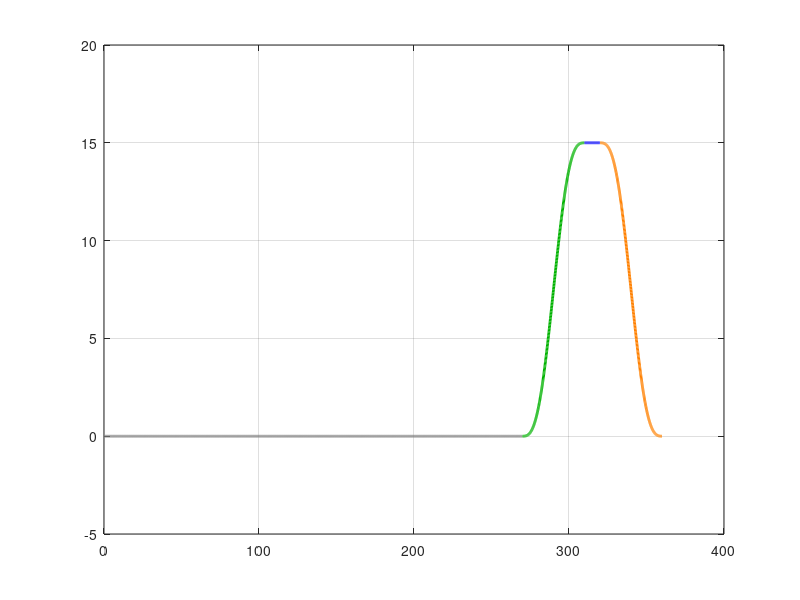

Write the MATLAB code that produced this figure. (Note: this script raises an error after producing the figure.)
% 参数设置
r0 = 30; % 基圆半径 (mm)
h = 15; % 最大升程 (mm)
theta_deg = 0:0.1:360; % 高精度转角采样（0.1°步长）
theta_rad = deg2rad(theta_deg);
Phi = [270, 40, 10, 40]; % [近休止°,推程°,远休止°,回程°]
n = length(theta_deg);
% 初始化位移数组
s = zeros(size(theta_deg));
ds_dtheta = zeros(1, length(theta_deg));
% 计算位移s(θ)（摆线运动规律）
for i = 1:length(theta_deg)
theta = theta_deg(i);
if theta < 270 % 近休止
s(i) = 0;
elseif theta < 310 % 推程阶段
t = (theta - 270) / 40;
s(i) = h * (t - (1/(2*pi)) * sin(2*pi*t));
elseif theta < 320 % 远休止
s(i) = h;
else % 回程阶段
t = (theta - 320) / 40;
s(i) = h * (1 - t + (1/(2*pi)) * sin(2*pi*t));
end
end
%% 绘制位移曲线
figure;
hold on; grid on; box on;
% 分阶段绘制曲线
idx_near = theta_deg < 270;
plot(theta_deg(idx_near), s(idx_near), 'Color', [0.5,0.5,0.5], 'LineWidth', 2);
idx_rise = (theta_deg >= 270) & (theta_deg < 310);
plot(theta_deg(idx_rise), s(idx_rise), 'Color', [0,0.7,0], 'LineWidth', 2);
idx_upper = (theta_deg >= 310) & (theta_deg < 320);
plot(theta_deg(idx_upper), s(idx_upper), 'Color', [0,0,1], 'LineWidth', 2);
idx_return = theta_deg >= 320;
plot(theta_deg(idx_return), s(idx_return), 'Color', [1,0.5,0], 'LineWidth', 2);
% 标注
xline(270, '--', 'Color', [0.3,0.3,0.3], 'LineWidth', 1);
xline(310, '--', 'Color', [0.3,0.3,0.3], 'LineWidth', 1);
xline(320, '--', 'Color', [0.3,0.3,0.3], 'LineWidth', 1);
text(135, 1, '近休止区 (270°)', 'HorizontalAlignment','center', 'Color', [0.5,0.5,0.5])
text(290, 8, '推程阶段', 'Rotation',20, 'Color', [0,0.7,0])
text(315, 15, '远休止', 'HorizontalAlignment','center', 'Color', [0,0,1])
text(340, 8, '回程阶段', 'Rotation',-20, 'Color', [1,0.5,0])
plot(310, 15, 'ro', 'MarkerFaceColor','r') % 最大升程点
% 图形修饰
title('平底推杆位移曲线 s(θ)');
xlabel('凸轮转角θ (°)'); 
ylabel('推杆位移s (mm)');
xlim([0,360]); 
ylim([-1,16]);
set(gca, 'XTick', 0:30:360);
set(gca, 'FontSize', 10);
legend('近休止', '推程', '远休止', '回程', 'Location', 'northwest');
%% 包络线计算
cam_points = zeros(n, 2);
for i = 1:n
phi = theta_rad(i);
R = r0 + s(i);
dR = ds_dtheta(i); % 已转换为角度导数
% 构造方程组系数矩阵
A = [cos(phi), sin(phi);
-sin(phi), cos(phi)];
b = [R; 
dR]; % 注意此处导数已包含dθ转换
% 解线性方程组
point = A\b;
cam_points(i,:) = point';
end
%% 后处理优化
% 去除重复点（容差1e-4）
[~, unique_idx] = uniquetol(cam_points, 1e-4, 'ByRows', true);
cam_points = cam_points(sort(unique_idx), :);

figure;
hold on; axis equal; grid on;
% 1. 绘制基圆
theta_base = linspace(0, 2*pi, 200);
plot(r0*cos(theta_base), r0*sin(theta_base), 'k--', 'LineWidth', 1.2);
% 2. 分阶段绘制凸轮廓线
% 获取处理后的角度数组
theta_processed = theta_deg(sort(unique_idx));
% 创建各阶段逻辑索引
idx_near = theta_processed < 270; % 近休止
idx_rise = (theta_processed >= 270) & (theta_processed < 310); % 推程
idx_upper = (theta_processed >= 310) & (theta_processed < 320); % 远休止
idx_return = theta_processed >= 320; % 回程
plot(cam_points(idx_near,1), cam_points(idx_near,2), 'Color',[0.5 0.5 0.5], 'LineWidth',2); % 灰色-近休止
plot(cam_points(idx_rise,1), cam_points(idx_rise,2), 'Color',[0 0.7 0], 'LineWidth',2); % 绿色-推程
plot(cam_points(idx_upper,1), cam_points(idx_upper,2), 'Color',[0 0 1], 'LineWidth',2); % 蓝色-远休止
plot(cam_points(idx_return,1), cam_points(idx_return,2), 'Color',[1 0.5 0], 'LineWidth',2);% 橙色-回程
% 3. 标注关键角度位置
marker_size = 12;
% 推程起点(270°)
theta_mark = 270;
[~, idx] = min(abs(theta_processed - theta_mark));
plot(cam_points(idx,1), cam_points(idx,2), '^', 'Color','k',...
'MarkerFaceColor','g', 'MarkerSize',marker_size);
text(cam_points(idx,1)+3, cam_points(idx,2), '推程起点',...
'FontSize',9, 'VerticalAlignment','bottom');
% 远休止起点(310°)
theta_mark = 310;
[~, idx] = min(abs(theta_processed - theta_mark));
plot(cam_points(idx,1), cam_points(idx,2), 's', 'Color','k',...
'MarkerFaceColor','b', 'MarkerSize',marker_size);
text(cam_points(idx,1), cam_points(idx,2)+3, '远休起点',...
'FontSize',9, 'HorizontalAlignment','center');
% 回程起点(320°)
theta_mark = 320;
[~, idx] = min(abs(theta_processed - theta_mark));
plot(cam_points(idx,1), cam_points(idx,2), 'v', 'Color','k',...
'MarkerFaceColor',[1 0.5 0], 'MarkerSize',marker_size);
text(cam_points(idx,1)-5, cam_points(idx,2), '回程起点',...
'FontSize',9, 'HorizontalAlignment','right');
% 图形修饰
title('平底推杆凸轮轮廓（分阶段标注）');
xlabel('x (mm)'); ylabel('y (mm)');
legend('基圆','近休止','推程','远休止','回程','Location','best');
xlim([-50,50]); ylim([-50,50]);